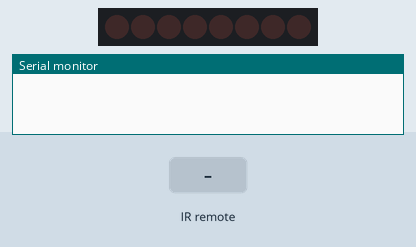
The sketch below on a simulated Arduino Uno, built with avr-gcc and run on an emulated ATmega328P. Parts: 8 shift-register outputs drawn as a row of LEDs (first output left, lit = HIGH), the last lines printed to the serial monitor. Wiring (inferred from the names in the program): shift register (74HC595): data pin 12; shift clock pin 9; latch pin 11. Wiring (inferred from the signals the program sends): row of LEDs: on Q0, Q1, Q2, Q3, Q4, Q5, Q6, Q7. The inputs (shaded band) are chosen by the test bench.

Above: at 1.2 s.
1.3 s: infrared code 0xFFA25D received
At 2.5 s:
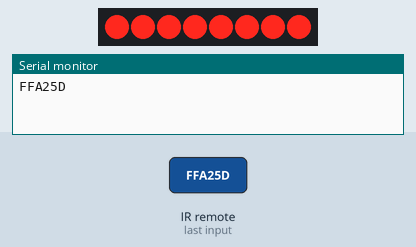
2.8 s: infrared code 0xFF30CF received
At 3.7 s:
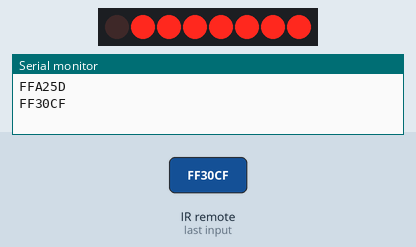
4.3 s: infrared code 0xFF18E7 received
At 4.9 s:
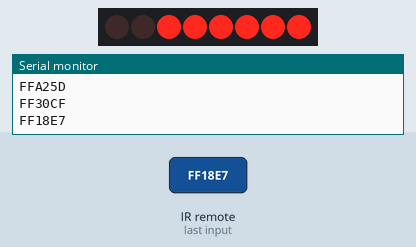
5.8 s: infrared code 0xFF7A85 received
At 7.0 s:
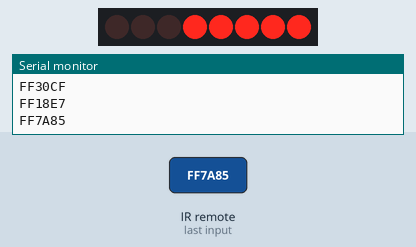
7.3 s: infrared code 0xFF10EF received
At 8.3 s:
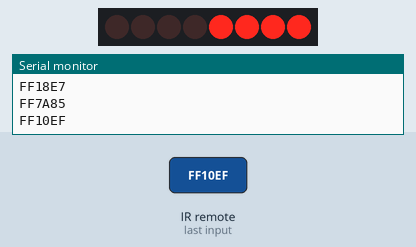
8.8 s: infrared code 0xFF38C7 received
At 9.5 s:
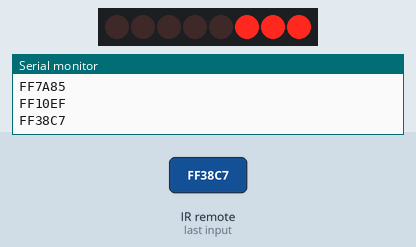
Timing chart, 0 to 11.3 s (numbered marks = the images above; inputs shaded):
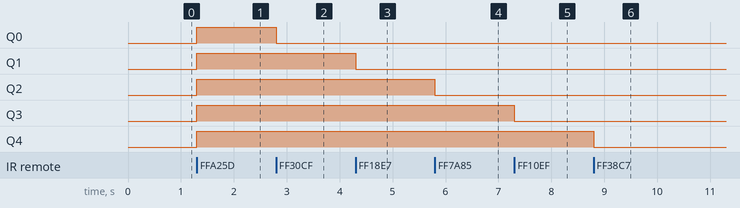

Measured:
- after the input at 1.3 s, Q0–4: LOW → HIGH at once
- after the input at 2.8 s, Q0: HIGH → LOW at once
- after the input at 4.3 s, Q1: HIGH → LOW at once
- after the input at 5.8 s, Q2: HIGH → LOW at once
- after the input at 7.3 s, Q3: HIGH → LOW at once
- after the input at 8.8 s, Q4: HIGH → LOW at once

The sketch:

8_LEDs_Controlled_by_IR_Remote.ino
```cpp
#include <IRremote.h>
const int IRpin = 7;
IRrecv IR(IRpin);
decode_results cmd;
const int latchPin = 11;
const int clockPin = 9;
const int dataPin = 12;
const int dt = 250;
byte leds = B00000000;

void setup() {
  Serial.begin(9600);
  pinMode(latchPin, OUTPUT);
  pinMode(dataPin, OUTPUT);
  pinMode(clockPin, OUTPUT);
  IR.enableIRIn();
  changeLeds(leds);
}

// Reusable function to write data to Parallel Shift Register
void changeLeds(byte data) {
  digitalWrite(latchPin, LOW);
  leds = data;
  shiftOut(dataPin, clockPin, LSBFIRST, data);
  digitalWrite(latchPin, HIGH);
}

// Toggles each Led by position
void toggleLed(int index) {
  int val = bitRead(leds, index);

  if (val == 1) {
    bitClear(leds, index);
  } else if (val == 0) {
    bitSet(leds, index);
  }

  changeLeds(leds);
}

void loop() {
  while (IR.decode(&cmd) == 0) {}

  Serial.println(cmd.value, HEX);

  if (cmd.value == 0xFFA25D) {
    if(leds < 255) {
      changeLeds(B11111111);
    } else {
      changeLeds(B00000000);
    }
  } else if(cmd.value == 0xFFE21D) {
    changeLeds(B00000000);
  } else if (cmd.value == 0xFF30CF) {
    toggleLed(7);
  } else if (cmd.value == 0xFF18E7) {
    toggleLed(6);
  } else if (cmd.value == 0xFF7A85) {
    toggleLed(5);
  } else if (cmd.value == 0xFF10EF) {
    toggleLed(4);
  } else if (cmd.value == 0xFF38C7) {
    toggleLed(3);
  } else if (cmd.value == 0xFF5AA5) {
    toggleLed(2);
  } else if (cmd.value == 0xFF42BD) {
    toggleLed(1);
  } else if (cmd.value == 0xFF4AB5) {
    toggleLed(0);
  }

  delay(dt);
  IR.resume();
}
```
